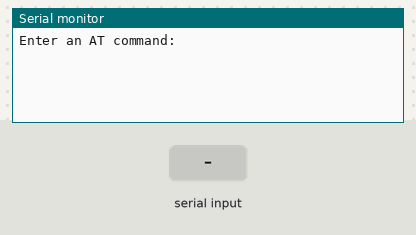
Recording of a sketch running on a simulated Arduino Uno, built with avr-gcc and run on an emulated ATmega328P. Parts: the last lines printed to the serial monitor. Inputs (shaded band) come from the test bench.

Above: at 1.2 s.
1.3 s: "1" received over the second serial link
At 2.5 s:
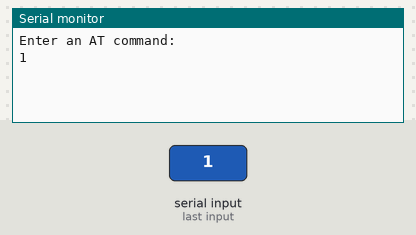
2.8 s: "0" received over the second serial link
At 3.9 s:
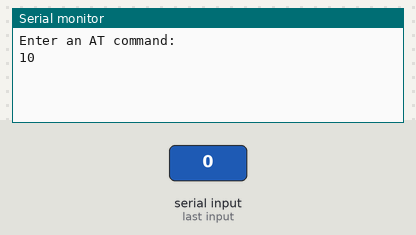

The sketch:

example.ino
```cpp
/*
       __                 _   _____ _   _
      /__\ ___  ___ _   _| | /__   (_) (_)_______ _ __
     / \/// _ \/ __| | | | |   / /\/ | | |_  / _ \ '_ \
    / _  \  __/\__ \ |_| | |  / /  | |_| |/ /  __/ | | |
    \/ \_/\___||___/\__,_|_|  \/    \__,_/___\___|_| |_|


       Bluetooth        Arduino
      ___________      _________
         RX        ->      4
         TX        ->      2
*/

#include <SoftwareSerial.h>

#define RX 4
#define TX 2

SoftwareSerial HC_06(RX, TX);//For Bluetooth

String command = "";

void setup()
{
  Serial.begin(9600); //For Serial Port Display
  Serial.println("Enter an AT command:");
  HC_06.begin(9600); //For Bluetooth
}

void loop()
{
  if (HC_06.available())
  {
    while(HC_06.available())
    {
      command += (char)HC_06.read();
    }

    Serial.print(command);
    Serial.print("");
    command = "";
  }

  if (Serial.available())
  {
    HC_06.write(Serial.read());
  }
}
```

Measured:
- after the input at 1.3 s, the serial monitor: prints a new line at once (image 1)
- after the input at 2.8 s, the serial monitor: prints a new line at once (image 2)
